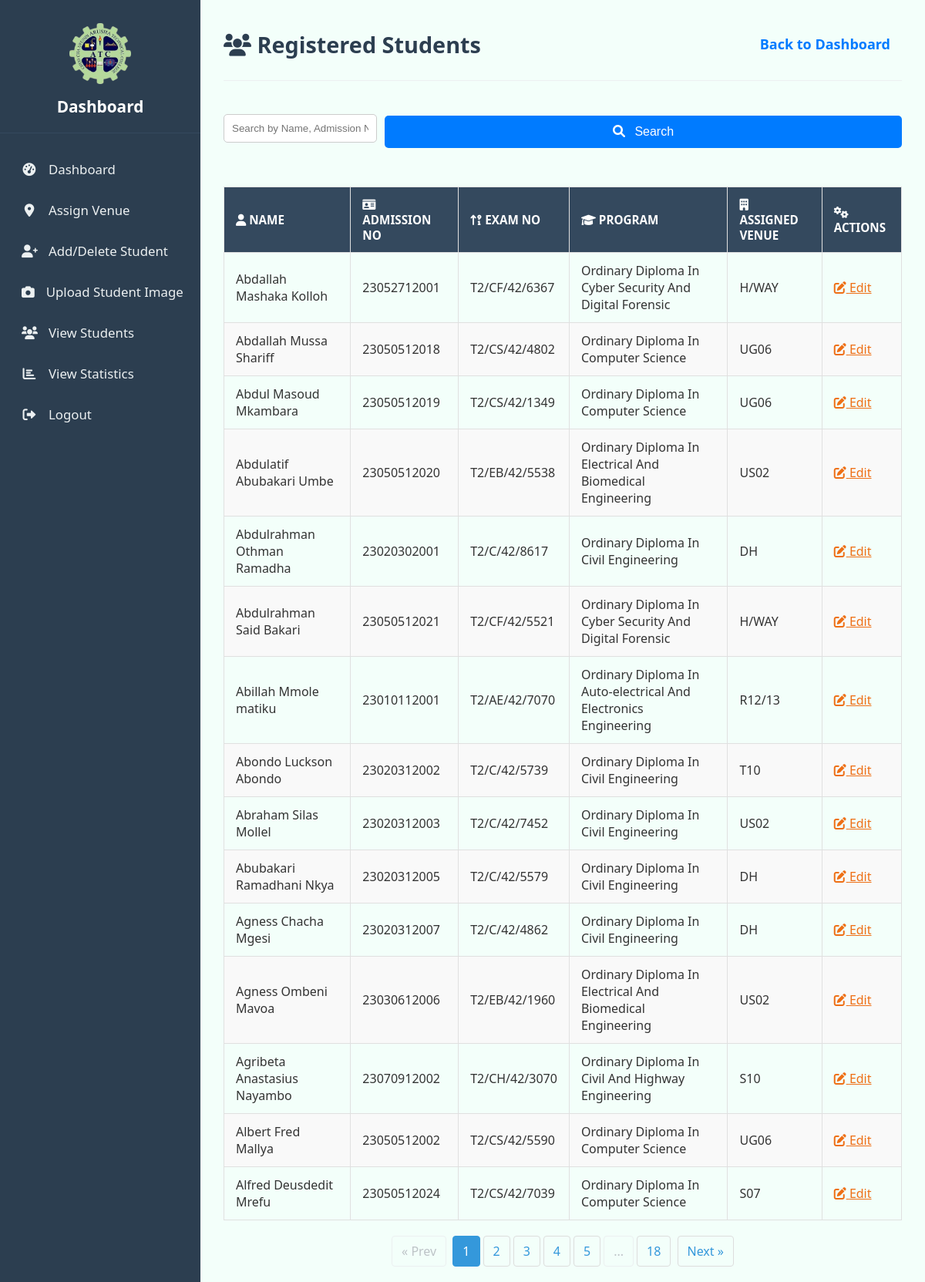
Page /app/public/view_students.php (signed in) on the committed database.
### tables this page shows
CREATE TABLE `students` (
  `id` int(11) NOT NULL,
  `name` varchar(255) NOT NULL,
  `admission_no` varchar(50) NOT NULL,
  `nta_level` varchar(50) DEFAULT NULL,
  `exam_no` varchar(50) DEFAULT NULL,
  `program` varchar(255) DEFAULT NULL,
  `venue` varchar(50) DEFAULT NULL,
  `image_path` varchar(255) DEFAULT NULL,
  `created_at` timestamp NOT NULL DEFAULT current_timestamp(),
  `attended` tinyint(1) DEFAULT 0
);

### app/public/view_students.php (the view, shortened to what this page needs)
<?php
require_once __DIR__ . '/../../config/db.php';
$dashboardLink = '';
if (isset($_SESSION['admin_role'])) {
    if ($_SESSION['admin_role'] === 'invigilator') {
        $dashboardLink = 'invigilator_dashboard.php';
    } elseif ($_SESSION['admin_role'] === 'admission_office') {
        $dashboardLink = 'admission_dashboard.php';
    }
}
$search_term = isset($_GET['search']) ? trim($_GET['search']) : '';
$page = isset($_GET['page']) && is_numeric($_GET['page']) ? (int)$_GET['page'] : 1;
$records_per_page = 15;
$offset = ($page - 1) * $records_per_page;
$where_clause = "";
$params = [];
$param_types = "";
$count_sql = "SELECT COUNT(s.id) as total FROM students s $where_clause";
if (!empty($where_clause)) {
    $stmt = $conn->prepare($count_sql);
    $stmt->bind_param($param_types, ...$params);
    $stmt->execute();
    $result_count = $stmt->get_result();
    $count_row = $result_count->fetch_assoc();
    $total_records = $count_row['total'];
    $stmt->close();
} else {
    $result_count = $conn->query($count_sql);
    $count_row = $result_count->fetch_assoc();
    $total_records = $count_row['total'];
}
$total_pages = ceil($total_records / $records_per_page);
$select_sql = "SELECT s.id as student_id, s.name as student_name, s.admission_no, s.exam_no, s.program, s.venue
               FROM students s $where_clause
               ORDER BY s.name ASC
               LIMIT ?, ?";
if (!empty($where_clause)) {
    $param_types .= "ii";
    $params[] = $offset;
    $params[] = $records_per_page;
    $stmt = $conn->prepare($select_sql);
    if (!$stmt) {
        die("Prepare failed: " . $conn->error);
    }
    $stmt->bind_param($param_types, ...$params);
    $stmt->execute();
    $result_stmt = $stmt->get_result();
} else {
    $stmt = $conn->prepare($select_sql);
    $stmt->bind_param("ii", $offset, $records_per_page);
    $stmt->execute();
    $result_stmt = $stmt->get_result();
}
?>
<!DOCTYPE html>
<html lang="en">
<head>
  <link rel="stylesheet" href="../assets/css/style.css">
  <link rel="stylesheet" href="https://cdnjs.cloudflare.com/ajax/libs/font-awesome/6.0.0-beta3/css/all.min.css">
</head>
<body>
<div class="app-container">
<aside class="sidebar">
    <div class="sidebar-header">
        <img src="../assets/images/atc_logo.png" alt="Exam System" class="logo">
        <h3>Dashboard</h3>
    </div>
    <nav class="sidebar-nav">
        <ul>
            <?php if ($_SESSION['admin_role'] === 'invigilator') { ?>
                <li><a href="view_students.php" class="<?= ($current_page == 'view_students.php') ? 'active' : ''; ?>">
                    <span class="nav-icon"><i class="fas fa-users"></i></span> View Students</a></li>
                <li><a href="scan.php" class="<?= ($current_page == 'scan.php') ? 'active' : ''; ?>">
                    <span class="nav-icon"><i class="fas fa-barcode"></i></span> Scan Student ID</a></li>
                <li><a href="view_reports.php" class="<?= ($current_page == 'view_reports.php') ? 'active' : ''; ?>">
                    <span class="nav-icon"><i class="fas fa-chart-bar"></i></span> View Statistics</a></li>
                <li><a href="logout.php">
                    <span class="nav-icon"><i class="fas fa-sign-out-alt"></i></span> Logout</a></li>
        <?php } elseif ($_SESSION['admin_role'] === 'admission_office') { ?>
                <li><a href="dashboard.php" class="<?= ($current_page == 'dashboard.php') ? 'active' : ''; ?>">
                    <span class="nav-icon"><i class="fas fa-tachometer-alt"></i></span> Dashboard</a></li>
                <li><a href="assign_venue.php" class="<?= ($current_page == 'assign_venue.php') ? 'active' : ''; ?>">
                    <span class="nav-icon"><i class="fas fa-map-marker-alt"></i></span> Assign Venue</a></li>
                <li><a href="add_student.php" class="<?= ($current_page == 'add_student.php') ? 'active' : ''; ?>">
                    <span class="nav-icon"><i class="fas fa-user-plus"></i></span> Add/Delete Student</a></li>
                <li><a href="upload_student_image.php" class="<?= ($current_page == 'upload_student_image.php') ? 'active' : ''; ?>">
                    <span class="nav-icon"><i class="fas fa-camera"></i></span> Upload Student Image</a></li>
                <li><a href="view_students.php" class="<?= ($current_page == 'view_students.php') ? 'active' : ''; ?>">
                    <span class="nav-icon"><i class="fas fa-users"></i></span> View Students</a></li>
                <li><a href="view_reports.php" class="<?= ($current_page == 'view_reports.php') ? 'active' : ''; ?>">
                    <span class="nav-icon"><i class="fas fa-chart-bar"></i></span> View Statistics</a></li>
                <li><a href="logout.php">
                    <span class="nav-icon"><i class="fas fa-sign-out-alt"></i></span> Logout</a></li>
            <?php } ?>
        </ul>
    </nav>
</aside>
  <main class="main-content">
    <header class="content-header">
      <h1 class="page-title"><i class="fas fa-users"></i> Registered Students</h1>
            <header class="page-header">
            <a href="<?= $dashboardLink ?>" class="back-link">Back to Dashboard</a>
            </header>
    </header>
    <div class="form-container">
      <form method="get" action="view_students.php" class="search-form">
        <input type="text" name="search" placeholder="Search by Name, Admission No, Exam No, Program, or Venue" value="<?php echo htmlspecialchars($search_term); ?>">
        <button type="submit" class="btn-primary"><i class="fas fa-search"></i> Search</button>
      </form>
      <div style="overflow-x: auto;">
        <table>
          <thead>
            <tr>
              <th><i class="fas fa-user"></i> Name</th>
              <th><i class="fas fa-id-card"></i> Admission No</th>
              <th><i class="fas fa-sort-numeric-up-alt"></i> Exam No</th>
              <th><i class="fas fa-graduation-cap"></i> Program</th>
              <th><i class="fas fa-building"></i> Assigned Venue</th>
              <th><i class="fas fa-cogs"></i> Actions</th>
            </tr>
          </thead>
          <tbody>
            <?php if ($result_stmt && $result_stmt->num_rows > 0): ?>
              <?php while ($student = $result_stmt->fetch_assoc()): ?>
                <tr>
                  <td><?php echo htmlspecialchars($student['student_name']); ?></td>
                  <td><?php echo htmlspecialchars($student['admission_no']); ?></td>
                  <td><?php echo htmlspecialchars($student['exam_no']); ?></td>
                  <td><?php echo htmlspecialchars($student['program']); ?></td>
                  <td><?php echo htmlspecialchars($student['venue']); ?></td>
                  <td>
                    <a href="edit_student.php?id=<?php echo $student['student_id']; ?>" class="action-btn edit-btn">
                      <i class="fas fa-edit"></i> Edit
                    </a>
                  </td>
                </tr>
              <?php endwhile; ?>
            <?php else: ?>
              <tr><td colspan="6">No students found.</td></tr>
            <?php endif; ?>
          </tbody>
        </table>
      </div>
      <div class="pagination">
        <?php if ($page > 1): ?>
          <a href="?page=<?php echo ($page - 1); ?>&search=<?php echo urlencode($search_term); ?>">&laquo; Prev</a>
        <?php else: ?>
          <span class="disabled">&laquo; Prev</span>
        <?php endif; ?>
        <?php
          $max_pages_to_show = 5;
          $start_page = max(1, $page - floor($max_pages_to_show / 2));
          $end_page = min($total_pages, $start_page + $max_pages_to_show - 1);
          for ($i = $start_page; $i <= $end_page; $i++):
              if ($i == $page):
                  echo '<span class="current-page">' . $i . '</span>';
              else:
                  echo '<a href="?page=' . $i . '&search=' . urlencode($search_term) . '">' . $i . '</a>';
              endif;
          endfor;
          if ($end_page < $total_pages) {
              if ($end_page < $total_pages - 1) {
                  echo '<span class="disabled">...</span>';
              }
              echo '<a href="?page=' . $total_pages . '&search=' . urlencode($search_term) . '">' . $total_pages . '</a>';
          }
        ?>
        <?php if ($page < $total_pages): ?>
          <a href="?page=<?php echo ($page + 1); ?>&search=<?php echo urlencode($search_term); ?>">Next &raquo;</a>
        <?php else: ?>
          <span class="disabled">Next &raquo;</span>
        <?php endif; ?>
      </div>
    </div>
  </main>
</div>
</body>
</html>

### app/assets/css/style.css (style rules this page uses)
body { font-family: 'Segoe UI', Tahoma, Geneva, Verdana, sans-serif; background-color: #f4f7f6; margin: 0; padding: 0; color: #333; display: flex; min-height: 100vh; flex-direction: column; }
.app-container { display: flex; flex: 1; }
.sidebar { width: 260px; background-color: #2c3e50; color: #ecf0f1; padding: 20px 0; position: fixed; height: 100%; overflow-y: auto; transition: width 0.3s ease, padding 0.3s ease; z-index: 1000; }
.sidebar-header { padding: 10px 20px 20px 20px; text-align: center; border-bottom: 1px solid #34495e; margin-bottom: 20px; transition: opacity 0.3s ease; }
.sidebar-header img.logo { max-width: 80px; margin-bottom: 10px; border-radius: 50%; }
.sidebar-header h3 { margin: 0; font-size: 1.3em; color: #ffffff; transition: opacity 0.3s ease; }
.sidebar-nav ul { list-style: none; padding: 0; margin: 0; }
.sidebar-nav li a { display: flex; align-items: center; padding: 15px 25px; color: #ecf0f1; text-decoration: none; font-size: 1.05em; transition: background-color 0.3s ease, padding-left 0.3s ease; border-left: 3px solid transparent; white-space: nowrap; overflow: hidden; }
.sidebar-nav li a .nav-icon { margin-right: 15px; width: 20px; text-align: center; }
.main-content { flex: 1; padding: 20px 30px; margin-left: 260px; transition: margin-left 0.3s ease; background-color: #f3fffa; overflow-y: auto; }
.content-header { display: flex; justify-content: space-between; align-items: center; padding: 10px 0 20px 0; border-bottom: 1px solid #ecf0f1; margin-bottom: 25px; }
.page-title { color: #2c3e50; font-size: 1.8em; margin: 0; }
.form-container button[type="submit"], .form-container .btn-primary, .form-container .btn-secondary { margin-top: 20px; }
table { width: 100%; border-collapse: collapse; margin-top: 20px; box-shadow: 0 2px 8px rgba(0,0,0,0.05); }
table th, table td { border: 1px solid #e0e0e0; padding: 12px 15px; text-align: left; vertical-align: middle; }
table th { background-color: #34495e; color: #ffffff; font-weight: 600; font-size: 0.95em; text-transform: uppercase; }
table tr:nth-child(even) { background-color: #f9f9f9; }
.btn-primary, .btn-danger, .btn-bulk { display: inline-block; width: 100%; padding: 12px 20px; border: none; border-radius: 5px; font-size: 16px; font-weight: 500; cursor: pointer; transition: all 0.3s ease; text-align: center; margin: 10px 0; }
.btn-primary { background-color: #007bff; color: white; }
.btn-primary i, .btn-danger i, .btn-bulk i { margin-right: 8px; text-decoration: none }

### app/public/view_students.php (style rules this page uses)
table { width: 100%; border-collapse: collapse; margin-top: 20px; }
th, td { border: 1px solid #ddd; padding: 8px; }
th { background-color: #f4f4f4; }
td a { color:rgb(238, 111, 21); }
.pagination { margin-top: 20px; text-align: center; }
.pagination a, .pagination span { display: inline-block; padding: 8px 12px; margin: 0 2px; border: 1px solid #ddd; color: #3498db; text-decoration: none; border-radius: 4px; transition: background-color 0.2s, color 0.2s; }
.pagination .current-page { background-color: #3498db; color: #fff; border-color: #3498db; }
.pagination .disabled { color: #bdc3c7; pointer-events: none; border-color: #ecf0f1; }
.search-form { margin-bottom: 20px; display: flex; gap: 10px; align-items: center; }
.search-form input[type="text"] { flex-grow: 1; padding: 10px; border-radius: 5px; border: 1px solid #ccc; }
.page-header { text-align: left; padding: 15px; }
.back-link { font-size: 18px; text-decoration: none; color: #007bff; font-weight: bold; transition: color 0.3s ease; }

### rows in the picture
students: name "Abdallah Mashaka Kolloh", admission_no "23052712001", exam_no "T2/CF/42/6367", program "Ordinary Diploma In Cyber Security And Digital Forensic", venue "H/WAY"
students: name "Abdallah Mussa Shariff", admission_no "23050512018", exam_no "T2/CS/42/4802", program "Ordinary Diploma In Computer Science", venue "UG06"
students: name "Abdul Masoud Mkambara", admission_no "23050512019", exam_no "T2/CS/42/1349", program "Ordinary Diploma In Computer Science", venue "UG06"
students: name "Abdulatif Abubakari Umbe", admission_no "23050512020", exam_no "T2/EB/42/5538", program "Ordinary Diploma In Electrical And Biomedical Engineering", venue "US02"
students: name "Abdulrahman Othman Ramadha", admission_no "23020302001", exam_no "T2/C/42/8617", program "Ordinary Diploma In Civil Engineering", venue "DH"
students: name "Abdulrahman Said Bakari", admission_no "23050512021", exam_no "T2/CF/42/5521", program "Ordinary Diploma In Cyber Security And Digital Forensic", venue "H/WAY"
students: name "Abillah Mmole matiku", admission_no "23010112001", exam_no "T2/AE/42/7070", program "Ordinary Diploma In Auto-electrical And Electronics Engineering", venue "R12/13"
students: name "Abondo Luckson Abondo", admission_no "23020312002", exam_no "T2/C/42/5739", program "Ordinary Diploma In Civil Engineering", venue "T10"
students: name "Abraham Silas Mollel", admission_no "23020312003", exam_no "T2/C/42/7452", program "Ordinary Diploma In Civil Engineering", venue "US02"
students: name "Abubakari Ramadhani Nkya", admission_no "23020312005", exam_no "T2/C/42/5579", program "Ordinary Diploma In Civil Engineering", venue "DH"
students: name "Agness Chacha Mgesi", admission_no "23020312007", exam_no "T2/C/42/4862", program "Ordinary Diploma In Civil Engineering", venue "DH"
students: name "Agness Ombeni Mavoa", admission_no "23030612006", exam_no "T2/EB/42/1960", program "Ordinary Diploma In Electrical And Biomedical Engineering", venue "US02"
students: name "Agribeta Anastasius Nayambo", admission_no "23070912002", exam_no "T2/CH/42/3070", program "Ordinary Diploma In Civil And Highway Engineering", venue "S10"
students: name "Albert Fred Mallya", admission_no "23050512002", exam_no "T2/CS/42/5590", program "Ordinary Diploma In Computer Science", venue "UG06"
students: name "Alfred Deusdedit Mrefu", admission_no "23050512024", exam_no "T2/CS/42/7039", program "Ordinary Diploma In Computer Science", venue "S07"

### other values in the picture
$total_pages "18"
